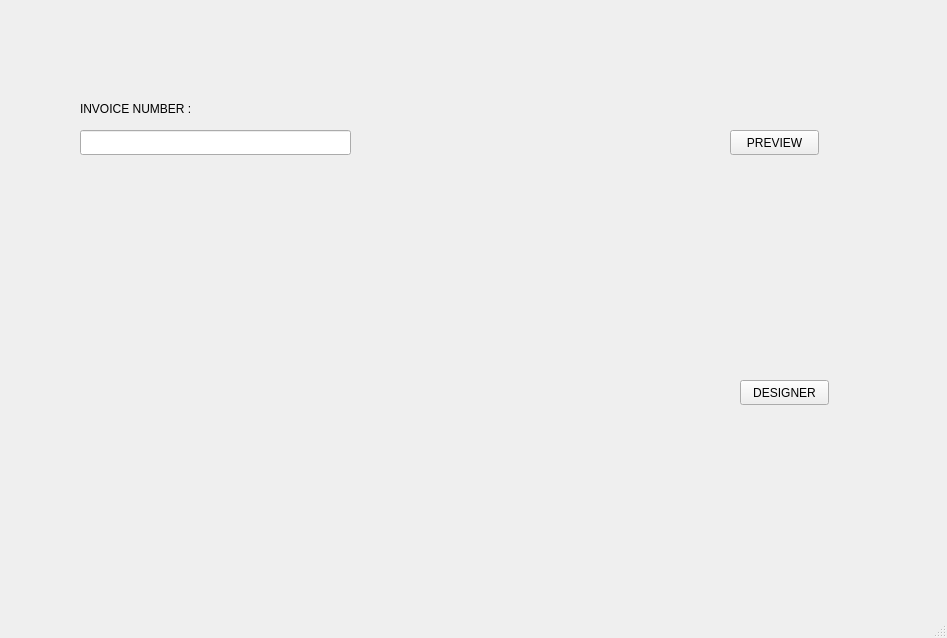
<?xml version="1.0" encoding="UTF-8"?>
<ui version="4.0">
 <class>Report</class>
 <widget class="QMainWindow" name="Report">
  <property name="geometry">
   <rect>
    <x>0</x>
    <y>0</y>
    <width>947</width>
    <height>638</height>
   </rect>
  </property>
  <property name="windowTitle">
   <string>MainWindow</string>
  </property>
  <widget class="QWidget" name="centralwidget">
   <widget class="QLabel" name="label">
    <property name="geometry">
     <rect>
      <x>80</x>
      <y>100</y>
      <width>171</width>
      <height>17</height>
     </rect>
    </property>
    <property name="text">
     <string>INVOICE NUMBER :</string>
    </property>
   </widget>
   <widget class="QPushButton" name="pushButtonPreview">
    <property name="geometry">
     <rect>
      <x>730</x>
      <y>130</y>
      <width>89</width>
      <height>25</height>
     </rect>
    </property>
    <property name="text">
     <string>PREVIEW</string>
    </property>
   </widget>
   <widget class="QLineEdit" name="lineEditInvoiceNum">
    <property name="geometry">
     <rect>
      <x>80</x>
      <y>130</y>
      <width>271</width>
      <height>25</height>
     </rect>
    </property>
    <property name="text">
     <string/>
    </property>
   </widget>
   <widget class="QPushButton" name="pushButton">
    <property name="geometry">
     <rect>
      <x>740</x>
      <y>380</y>
      <width>89</width>
      <height>25</height>
     </rect>
    </property>
    <property name="text">
     <string>DESIGNER</string>
    </property>
   </widget>
  </widget>
  <widget class="QMenuBar" name="menubar">
   <property name="geometry">
    <rect>
     <x>0</x>
     <y>0</y>
     <width>947</width>
     <height>22</height>
    </rect>
   </property>
  </widget>
  <widget class="QStatusBar" name="statusbar"/>
 </widget>
 <resources/>
 <connections/>
</ui>
